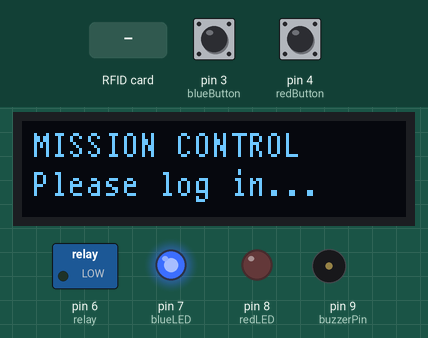
Recording of a sketch running on a simulated Arduino Uno, built with avr-gcc and run on an emulated ATmega328P. On the bench: 128×32 one-colour display, switched loads named in the sketch (green lamp = pin HIGH), output pins drawn as LEDs (lit = HIGH), buzzer (waves = sounding). The test bench sets the inputs (shaded band); at power-on: pin 4 (redButton) HIGH, pin 3 (blueButton) HIGH. Pins used as bus, display or sensor lines are not drawn.

Above: at 1.3 s.
1.4 s: RFID card 5A 8A 56 AD held to the reader
At 2.6 s:
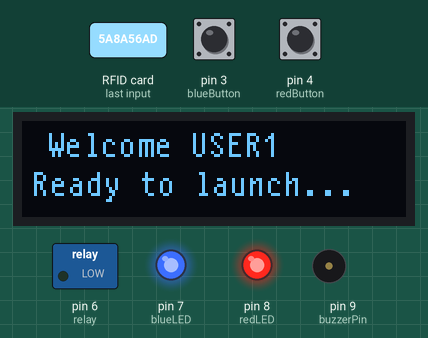
3.1 s: pin 4 (redButton) pulled LOW for 0.15 s
At 4.6 s:
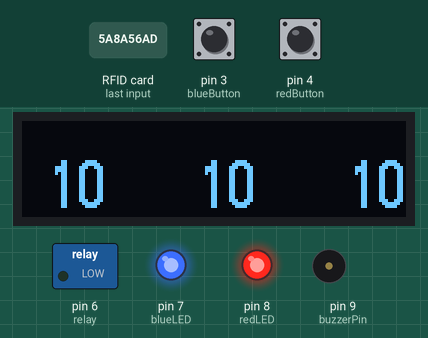
5.3 s: pin 3 (blueButton) pulled LOW for 0.15 s
At 7.0 s:
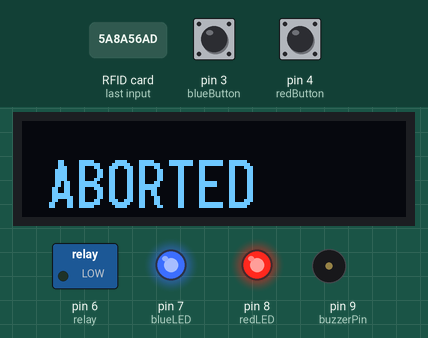
8.4 s: pin 4 (redButton) pulled LOW for 1 s
At 8.87 s:
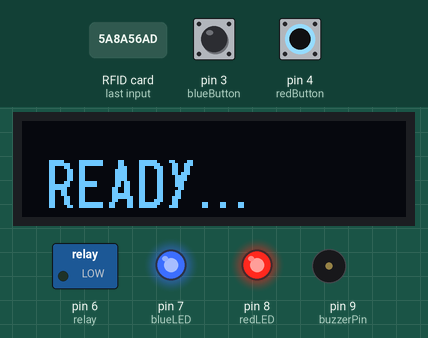
10.9 s: pin 3 (blueButton) pulled LOW for 1 s
At 14.0 s:
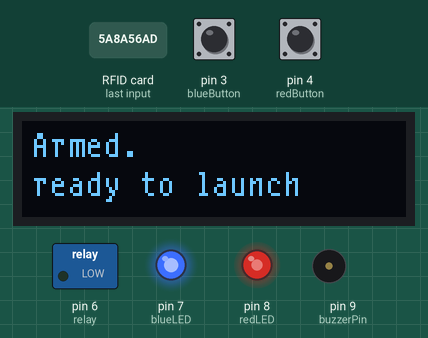
Timing chart, 0 to 15.5 s (numbered marks = the images above; inputs shaded):
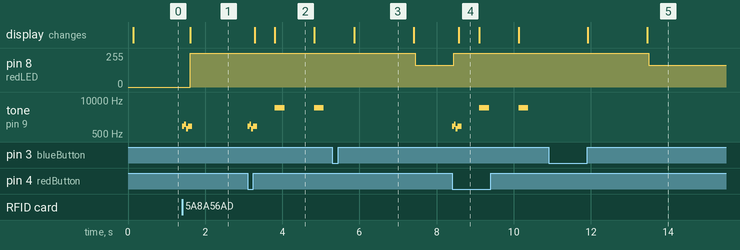

The sketch:

controlpanel.ino
```cpp
#include <SPI.h>
#include <MFRC522.h>
#include <Arduino.h>
#include <U8g2lib.h>
#include <Wire.h>
/*
 * Model Rocket Launch Pad v0.1
 * by Taha Jomha
 *
 */

#define SS_PIN 10
#define RST_PIN 5
// Create instances
MFRC522 mfrc522(SS_PIN, RST_PIN);
U8G2_SSD1306_128X32_UNIVISION_F_HW_I2C u8g2(U8G2_R0);

//CONSTANTS
const int blueLED = 7;
const int blueButton = 3;
const int redLED = 8;
const int redButton = 4;
const int relay = 6;
const int buzzerPin = 9;

boolean launching;
byte readCard[4];
String UserTag[] = {"5A8A56AD", "CF15849"};//replace with tag ID's
String UserName[] = {"Welcome USER1", "Welcome USER2"};
int numOfUsers = 2;
String tagID = "";
int user = -1;
boolean proceed = true;

void setup() {
  Serial.begin(9600);
  SPI.begin(); // SPI bus
  mfrc522.PCD_Init(); // MFRC522

  //setup pins
  pinMode(redButton, INPUT_PULLUP);
  pinMode(blueButton, INPUT_PULLUP);
  pinMode(relay, OUTPUT);
  pinMode(blueLED, OUTPUT);
  pinMode(redLED, OUTPUT);
  pinMode(relay, OUTPUT);
  pinMode(buzzerPin, OUTPUT);
  digitalWrite(relay, LOW);
  digitalWrite(blueLED, HIGH);
  digitalWrite(redLED, LOW);
  launching = false;

  //the blue button is associated with an interrupt, it can be pressed at any time, the blueButtonActions method is envoked regardless of where the program is at.
  attachInterrupt(digitalPinToInterrupt(blueButton), blueButtonActions, LOW);

  u8g2.begin();
  u8g2.clearBuffer();
  displaySmall("MISSION CONTROL","Please log in...");
}

void loop() {
    /*
     * This loop waits for a RFID tag to be scanned, if it matches
     * a known user, it will proceed
     */

    while (getID())
    {
      //once a known tag is scanned, figure out which user it is
      //user is was declared as -1, so if nothing matches it will remain -1 which is not logged in
      for(int i =0; i<numOfUsers; i++){
        if( tagID == UserTag[i] ){
          user = i;
          break;
        }
      }
      if (user>-1)
      {
        buzzerSong();

        u8g2.clearBuffer();          // clear the internal memory
        u8g2.setFont(u8g2_font_t0_12_te);
        u8g2.drawStr(8,12,UserName[user].c_str());
        u8g2.drawStr(3,25,"Ready to launch...");  // write something to the internal memory
        u8g2.sendBuffer();
        proceed = true;
        loggedIn();
      }
      else
      {
        //no user matches the scanned RFID, goes back to scanning mode.
        user = -1;
        buzzer(4000,1500);
        displayBig("Access Denied");
        delay(1000);
        displaySmall("MISSION CONTROL","Please log in...");
      }

    }


 }


//Read new tag if available
boolean getID()
{
  // Getting ready for Reading PICCs
  if ( ! mfrc522.PICC_IsNewCardPresent()) { //If a new PICC placed to RFID reader continue
  return false;
  }
  if ( ! mfrc522.PICC_ReadCardSerial()) { //Since a PICC placed get Serial and continue
  return false;
  }
  tagID = "";
  for ( uint8_t i = 0; i < 4; i++) { // The MIFARE PICCs that we use have 4 byte UID
  //readCard[i] = mfrc522.uid.uidByte[i];
  tagID.concat(String(mfrc522.uid.uidByte[i], HEX)); // Adds the 4 bytes in a single String variable
  }
  tagID.toUpperCase();
  mfrc522.PICC_HaltA(); // Stop reading
  return true;
}
void blueButtonActions(){
    if(launching){
      launching = false;
    }
    else{
      proceed = false;
      //user = -1;
    }
}
void displayBig(const char* text){
    u8g2.clearBuffer();          // clear the internal memory
    u8g2.setFont(u8g2_font_logisoso16_tr);  // choose a suitable font at https://github.com/olikraus/u8g2/wiki/fntlistall
    u8g2.drawStr(8,29,text);  // write something to the internal memory
    u8g2.sendBuffer();         // transfer internal memory to the display
}
void displaySmall(const char* line1, const char* line2){
    u8g2.clearBuffer();          // clear the internal memory
    u8g2.setFont(u8g2_font_t0_12_te);
    u8g2.drawStr(3,12,line1);  // write something to the internal memory
    u8g2.drawStr(3,25,line2);
    u8g2.sendBuffer();         // transfer internal memory to the display
}

void loggedIn(){
  while(user>-1){//If user is >-1 then logged in
      digitalWrite(redLED, HIGH);
      if(digitalRead(redButton)==LOW){
       //launch sequence
       launching = true;
       buzzerSong();

       displayBig("READY...");
       delay(500);

         for(int i = 10; i>=0 ;i--){
          displayCount(i);
          delay(1000);
          //every 1second check if launching has changed to false.  Launching changes from true to false when the blue button (interrupt pin) is pressed.
          if(!launching){
            displayBig("ABORTED");
            delay(1500);
            displaySmall("Armed.","ready to launch");
            break;
           }

         }
       }
       if(!proceed){
            digitalWrite(redLED,LOW);
            //user = -1;
           }
  }
  buzzerSong();
  displaySmall("Mission Control","Please log in...");
  tagID = "xxxxxx";
  //return to log in

}
void displayCount(int count){

   switch (count) {
      case 10:
        displayBig("10   10   10");
        buzzer(5000,250);
        break;
      case 9:
        displayBig("9   9   9");
        buzzer(5000,250);
        break;
      case 8:
        displayBig("8   8   8");
        buzzer(5000,250);
        break;
      case 7:
        displayBig("7   7   7");
        buzzer(5000,250);
        break;
      case 6:
        displayBig("6   6   6");
        buzzer(5000,250);
        break;
      case 5:
        displayBig("5   5   5");
        buzzer(5000,250);
        break;
      case 4:
        displayBig("4   4   4");
        buzzer(5000,250);
        break;
      case 3:
        displayBig("3   3   3");
        buzzer(5000,250);
        break;
      case 2:
        displayBig("2   2   2");
        buzzer(5000,250);
        break;
      case 1:
        displayBig("1   1   1");
        buzzer(5000,250);
        break;
      case 0:
        displayBig("BLAST OFF!!!");
        digitalWrite(relay,HIGH);
        buzzer(5000,2500);
        delay(5000);
        digitalWrite(relay,LOW);
        launching = false;
        break;
      default:
        // statements
        break;
  }
}
void buzzer(int freq, int duration){

  tone(buzzerPin, freq, duration);
}
void buzzerSong(){
  buzzer(1000,100);
        delay(50);
        buzzer(1200,100);
        delay(50);
        buzzer(800,100);
        delay(50);
        buzzer(1000,100);
}
```

Measured:
- after the input at 1.4 s, pin 8 (redLED): 0/255 → 255/255 after 0.21 s; tone on pin 9 (buzzerPin): plays 1000 Hz for 0.05 s, 1200 Hz for 0.05 s, 800 Hz for 0.05 s, 1000 Hz for 0.10 s, starting at once; the display: changes after 0.21 s (image 1)
- after the input at 3.1 s, tone on pin 9 (buzzerPin): plays 1000 Hz for 0.05 s, 1200 Hz for 0.05 s, 800 Hz for 0.05 s, 1000 Hz for 0.10 s, 5000 Hz for 0.25 s, 5000 Hz for 0.25 s, starting at once; the display: first changes after 0.18 s (image 2 shows a later state)
- after the input at 5.3 s, pin 8 (redLED): 255/255 → 162/255 after 2.1 s; tone on pin 9 (buzzerPin): stops changing and stays silent; the display: changes after 0.56 s (image 3)
- after the input at 8.4 s, pin 8 (redLED): 162/255 → 255/255 at once; tone on pin 9 (buzzerPin): plays 1000 Hz for 0.05 s, 1200 Hz for 0.05 s, 800 Hz for 0.05 s, 1000 Hz for 0.10 s, 5000 Hz for 0.25 s, 5000 Hz for 0.25 s, starting at once; the display: changes after 0.18 s (image 4)
- after the input at 10.9 s, pin 8 (redLED): 255/255 → 162/255 after 2.6 s; tone on pin 9 (buzzerPin): stops changing and stays silent; the display: first changes after 1.0 s (image 5 shows a later state)
- what the display in image 2 shows lasts 1.0 s, from 3.8 s to 4.8 s
- what the display in image 3 shows lasts 1.5 s, from 5.9 s to 7.4 s
